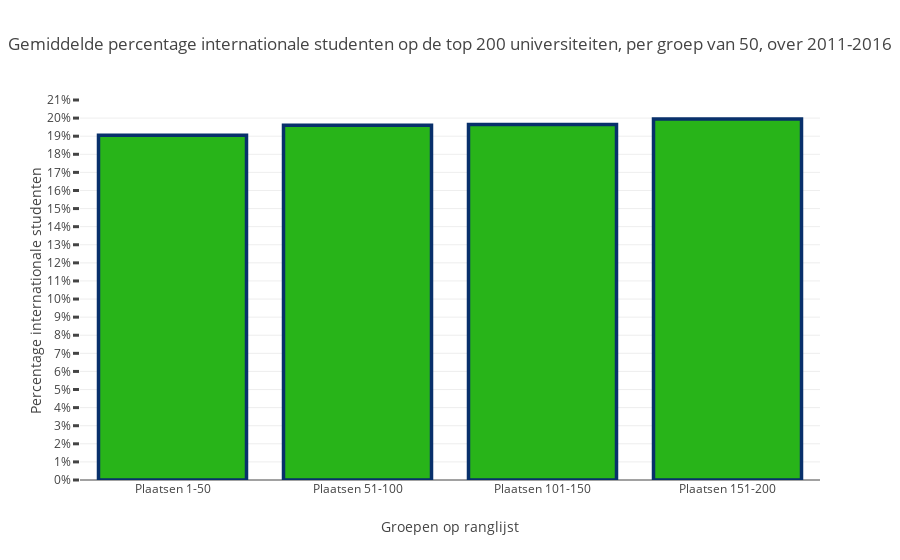

The notebook cell this image was saved under:
### Code cell
# Start notebook mode
init_notebook_mode(connected=True)

data = [go.Bar(
            x= ['Rang 1-50', 'Rang 51-100', 'Rang 101-150', 'Rang 151-200'],
            y= [mean_grouped[0], mean_grouped[1], mean_grouped[2], mean_grouped[3]],
            marker=dict(
                color='rgb(40, 180, 25)',
                line=dict(
                color='rgb(8,48,107)',
                width=3.5),
            ),
    )]


layout = go.Layout(
    title = 'Gemiddelde percentage internationale studenten op de top 200 universiteiten, per groep van 50, over 2011-2016',
    yaxis = go.layout.YAxis(
        tickmode = 'linear',
        ticksuffix = "%",
        ticklen= 6,
        tickwidth= 3,
        title = 'Percentage internationale studenten'
    ),
    xaxis = go.layout.XAxis(
        title = 'Groepen op ranglijst'
    ),
)
fig = go.Figure(data=data, layout=layout)
iplot(fig, filename='basic-bar')

### Figure 1 — Plotly figure (JSON) as saved in the notebook; plotly's stock layout.template omitted (floating-point values rounded to 4 significant figures)
{"data": [{"marker": {"color": "rgb(40, 180, 25)", "line": {"color": "rgb(8,48,107)", "width": 3.5}}, "type": "bar", "uid": "34ac12b1-fedc-4c10-9768-7cc7d34568b6", "x": ["Plaatsen 1-50", "Plaatsen 51-100", "Plaatsen 101-150", "Plaatsen 151-200"], "y": [19.05, 19.6, 19.65, 19.95]}], "layout": {"title": {"text": "Gemiddelde percentage internationale studenten op de top 200 universiteiten, per groep van 50, over 2011-2016"}, "xaxis": {"title": {"text": "Groepen op ranglijst"}}, "yaxis": {"ticklen": 6, "tickmode": "linear", "ticksuffix": "%", "tickwidth": 3, "title": {"text": "Percentage internationale studenten"}}}}
